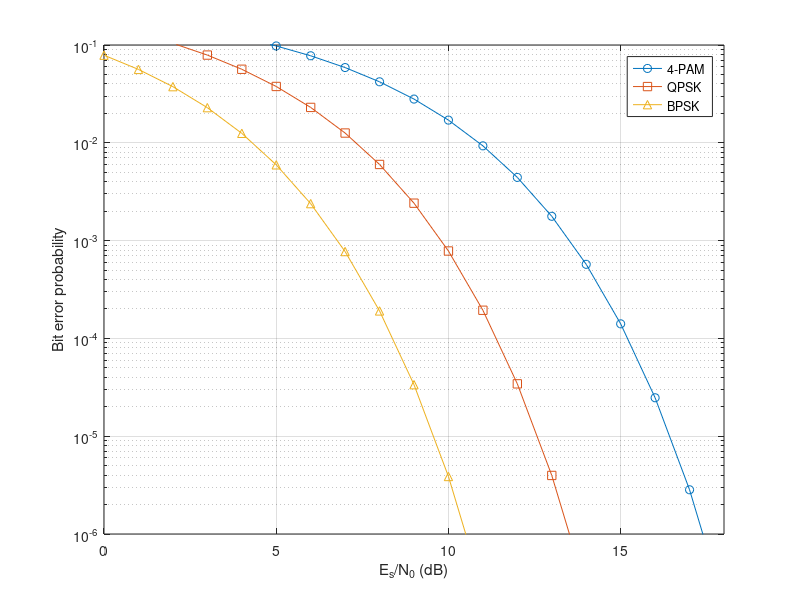

Recreate this plot in MATLAB.
% Probability of a bit error for BPSK, 4PAM and QPSK
% EE 161 - Digital Communication Systems - Spring 2023
% Prof. Robert Morelos-Zaragoza. San Jose State University
EsN0dB = 0:18;
EsN0 = 10.^(EsN0dB/10);
Pb_bpsk = qfunc(sqrt(2*EsN0));
Pb_4pam = (3/4) *  qfunc(sqrt((2/5)*EsN0));
Pb_qpsk = qfunc(sqrt(EsN0));
semilogy(EsN0dB,Pb_4pam,'-o',EsN0dB,Pb_qpsk,'-s',EsN0dB,Pb_bpsk,'-^')
axis( [0 18 1e-6 1e-1]), grid on
xlabel('E_s/N_0 (dB)'); ylabel('Bit error probability')
legend('4-PAM','QPSK','BPSK');
